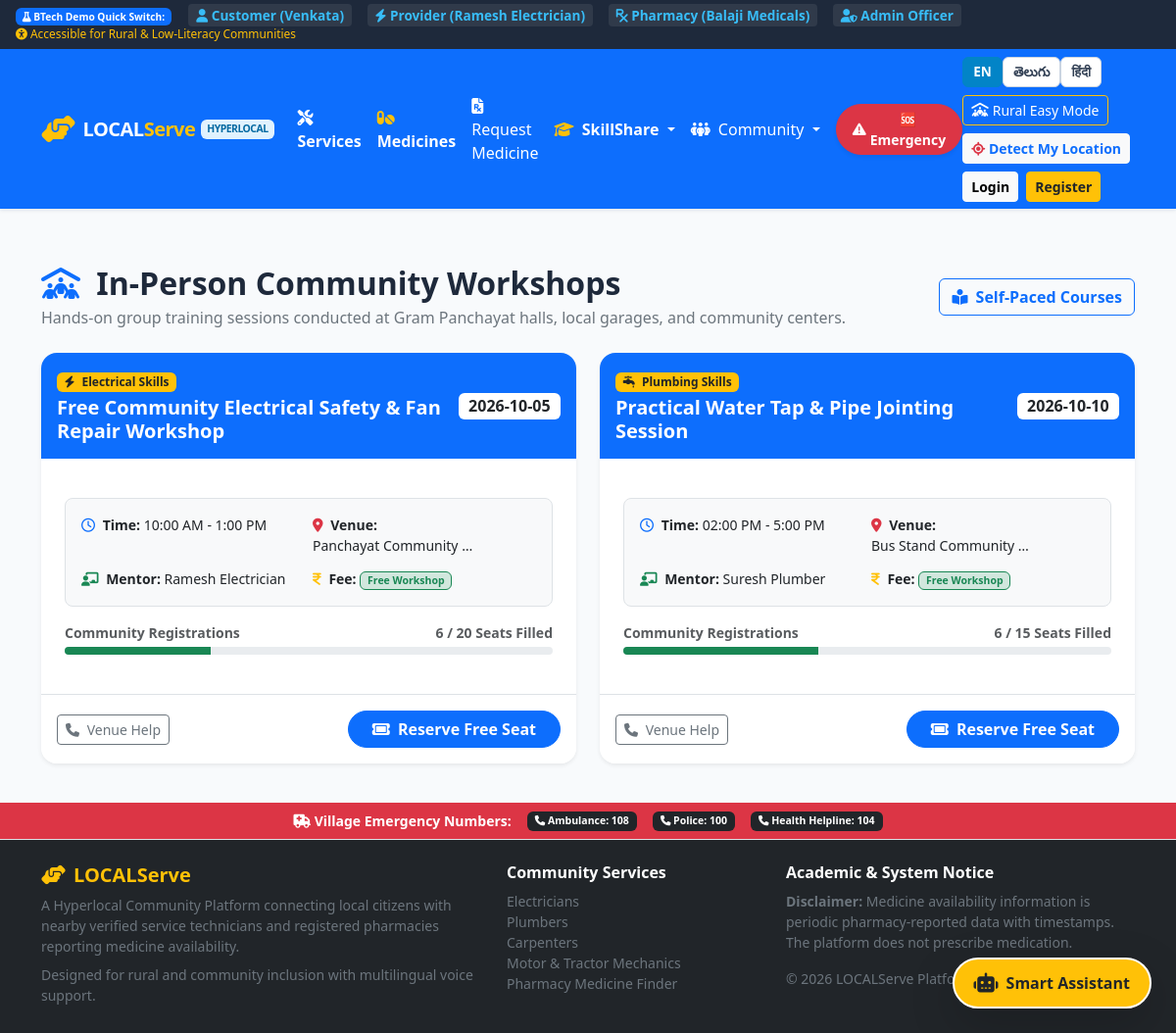
The page /skillshare/workshops on the database its author committed.
### tables this page shows
CREATE TABLE training_sessions (
        session_id INTEGER PRIMARY KEY AUTOINCREMENT,
        course_id INTEGER,
        mentor_id INTEGER NOT NULL,
        title TEXT NOT NULL,
        date TEXT NOT NULL,
        time TEXT NOT NULL,
        location TEXT NOT NULL,
        capacity INTEGER DEFAULT 20,
        available_seats INTEGER DEFAULT 20,
        fee REAL DEFAULT 0.0,
        status TEXT DEFAULT 'Scheduled' CHECK(status IN ('Scheduled', 'Completed', 'Cancelled')),
        FOREIGN KEY (course_id) REFERENCES courses(course_id) ON DELETE SET NULL,
        FOREIGN KEY (mentor_id) REFERENCES mentor_profiles(mentor_id) ON DELETE CASCADE
    );

CREATE TABLE skill_categories (
        skill_id INTEGER PRIMARY KEY AUTOINCREMENT,
        name TEXT NOT NULL UNIQUE,
        category_code TEXT NOT NULL UNIQUE,
        icon TEXT NOT NULL,
        telugu_name TEXT,
        hindi_name TEXT,
        description TEXT
    );

CREATE TABLE users (
        user_id INTEGER PRIMARY KEY AUTOINCREMENT,
        name TEXT NOT NULL,
        email TEXT UNIQUE NOT NULL,
        phone TEXT NOT NULL,
        password_hash TEXT NOT NULL,
        role TEXT NOT NULL CHECK(role IN ('customer', 'provider', 'pharmacy', 'admin')),
        latitude REAL DEFAULT 17.3850,
        longitude REAL DEFAULT 78.4867,
        address TEXT,
        created_at TIMESTAMP DEFAULT CURRENT_TIMESTAMP
    );

### routes/skillshare.py (the view)
@skillshare_bp.route('/workshops')
def workshops_list():
    workshops = query_db("""
        SELECT ts.*, (ts.capacity - ts.available_seats) as registered_count,
               c.title as course_title, c.duration,
               sc.name as category_name, sc.icon as category_icon,
               u.name as mentor_name, u.phone as mentor_phone, p.rating
        FROM training_sessions ts
        LEFT JOIN courses c ON ts.course_id = c.course_id
        LEFT JOIN skill_categories sc ON c.skill_id = sc.skill_id
        JOIN mentor_profiles mp ON ts.mentor_id = mp.mentor_id
        JOIN providers p ON mp.provider_id = p.provider_id
        JOIN users u ON p.user_id = u.user_id
        ORDER BY ts.date ASC
    """)
    my_registrations = []
    if 'user_id' in session:
        my_reg_rows = query_db("SELECT session_id FROM session_registrations WHERE user_id = ?", (session['user_id'],))
        my_registrations = [r['session_id'] for r in my_reg_rows]
    return render_template('workshops.html', workshops=workshops, my_registrations=my_registrations)

### database.py (called while the page is built)
def get_db():
    if 'db' not in g:
        g.db = sqlite3.connect(Config.DATABASE_PATH)
        g.db.row_factory = sqlite3.Row
        g.db.execute("PRAGMA foreign_keys = ON")
        g.db.create_function("haversine", 4, haversine)
    return g.db

def query_db(query, args=(), one=False):
    db = get_db()
    cur = db.execute(query, args)
    rv = cur.fetchall()
    cur.close()
    return (rv[0] if rv else None) if one else rv

### templates/workshops.html (shortened to what this page needs)
{% extends 'base.html' %}
{% block content %}
<div class="container py-4">
  <div class="d-flex justify-content-between align-items-center flex-wrap gap-2 mb-4">
    <div>
      <h2 class="fw-bold mb-1">
        <i class="fa-solid fa-people-roof text-primary me-2"></i> In-Person Community Workshops
      </h2>
      <p class="text-secondary mb-0">
        Hands-on group training sessions conducted at Gram Panchayat halls, local garages, and community centers.
      </p>
    </div>
    <a href="{{ url_for('skillshare.courses_list') }}" class="btn btn-outline-primary fw-bold">
      <i class="fa-solid fa-book-open-reader me-1"></i> Self-Paced Courses
    </a>
  </div>
  {% if workshops %}
  <div class="row g-4">
    {% for ws in workshops %}
    <div class="col-md-6 col-lg-6">
      <div class="card h-100 border-0 shadow-sm rounded-4 overflow-hidden d-flex flex-column bg-white">
        <div class="bg-primary text-white p-3 d-flex justify-content-between align-items-center">
          <div>
            <span class="badge bg-warning text-dark fw-bold mb-1">
              <i class="fa-solid {{ ws.category_icon or 'fa-wrench' }} me-1"></i> {{ ws.category_name or 'General Skill' }}
            </span>
            <h5 class="fw-bold mb-0 text-white">{{ ws.title }}</h5>
          </div>
          <span class="badge bg-white text-dark fs-6">{{ ws.date }}</span>
        </div>
        <div class="card-body p-4 flex-grow-1">
          <div class="p-3 bg-light rounded-3 mb-3 small border">
            <div class="row g-2">
              <div class="col-sm-6">
                <strong><i class="fa-regular fa-clock text-primary me-1"></i> Time:</strong>
                <span>{{ ws.time }}</span>
              </div>
              <div class="col-sm-6">
                <strong><i class="fa-solid fa-location-dot text-danger me-1"></i> Venue:</strong>
                <span class="text-truncate d-inline-block" style="max-width: 170px;">{{ ws.location }}</span>
              </div>
              <div class="col-sm-6">
                <strong><i class="fa-solid fa-chalkboard-user text-success me-1"></i> Mentor:</strong>
                <span>{{ ws.mentor_name }}</span>
              </div>
              <div class="col-sm-6">
                <strong><i class="fa-solid fa-indian-rupee-sign text-warning me-1"></i> Fee:</strong>
                <span class="badge bg-success-subtle text-success border border-success">
                  {% if ws.fee == 0 %}Free Workshop{% else %}₹{{ "%.0f"|format(ws.fee) }}{% endif %}
                </span>
              </div>
            </div>
          </div>
          <div class="mb-3">
            {% set total_cap = ws.capacity or 20 %}
            <div class="d-flex justify-content-between small fw-bold mb-1 text-muted">
              <span>Community Registrations</span>
              <span>{{ ws.registered_count or 0 }} / {{ total_cap }} Seats Filled</span>
            </div>
            {% set pct = (((ws.registered_count or 0) / total_cap) * 100)|int %}
            <div class="progress" style="height: 8px;">
              <div class="progress-bar {% if pct > 80 %}bg-danger{% elif pct > 50 %}bg-warning{% else %}bg-success{% endif %}" style="width: {{ pct }}%;"></div>
            </div>
          </div>
        </div>
        <div class="card-footer bg-white border-top p-3 d-flex justify-content-between align-items-center gap-2">
          {% if ws.mentor_phone %}
          <a href="tel:{{ ws.mentor_phone }}" class="btn btn-sm btn-outline-secondary" title="Call for venue directions">
            <i class="fa-solid fa-phone me-1"></i> Venue Help
          </a>
          {% endif %}
          <div>
            {% if ws.session_id in my_registrations %}
              <span class="badge bg-success fs-6 px-3 py-2">
                <i class="fa-solid fa-circle-check me-1"></i> Seat Reserved!
              </span>
            {% elif ws.available_seats <= 0 %}
              <button class="btn btn-sm btn-secondary disabled" disabled>
                Full / Housefull
              </button>
            {% else %}
              <form action="{{ url_for('skillshare.register_workshop', session_id=ws.session_id) }}" method="POST">
                <button type="submit" class="btn btn-primary fw-bold px-4 rounded-pill">
                  <i class="fa-solid fa-ticket me-1"></i> Reserve Free Seat
                </button>
              </form>
            {% endif %}
          </div>
        </div>
      </div>
    </div>
    {% endfor %}
  </div>
  {% endif %}
</div>
{% endblock %}

### static/css/style.css (style rules this page uses)
:root { --primary-color: #0d6efd; --primary-dark: #0a58ca; --secondary-color: #198754; --accent-color: #ff9800; --danger-color: #dc3545; --bg-light: #f8fafc; --text-main: #1e293b; --text-muted: #64748b; --card-shadow: 0 4px 12px rgba(0, 0, 0, 0.06); --card-hover-shadow: 0 10px 24px rgba(0, 0, 0, 0.12); --border-radius: 12px; }
body { font-family: 'Segoe UI', system-ui, -apple-system, sans-serif; color: var(--text-main); background-color: var(--bg-light); min-height: 100vh; display: flex; flex-direction: column; }

### rows shown on the page
training_sessions: name "Electrical Skills", title "Free Community Electrical Safety & Fan Repair Workshop", date "2026-10-05", time "10:00 AM - 1:00 PM", location "Panchayat Community…", mentor_name "Ramesh Electrician", fee "Free Workshop", registered_count "6", capacity "20", {{ pct }} 30 (drawn)
training_sessions: name "Plumbing Skills", title "Practical Water Tap & Pipe Jointing Session", date "2026-10-10", time "02:00 PM - 5:00 PM", location "Bus Stand Community…", mentor_name "Suresh Plumber", fee "Free Workshop", registered_count "6", capacity "15", {{ pct }} 40 (drawn)
